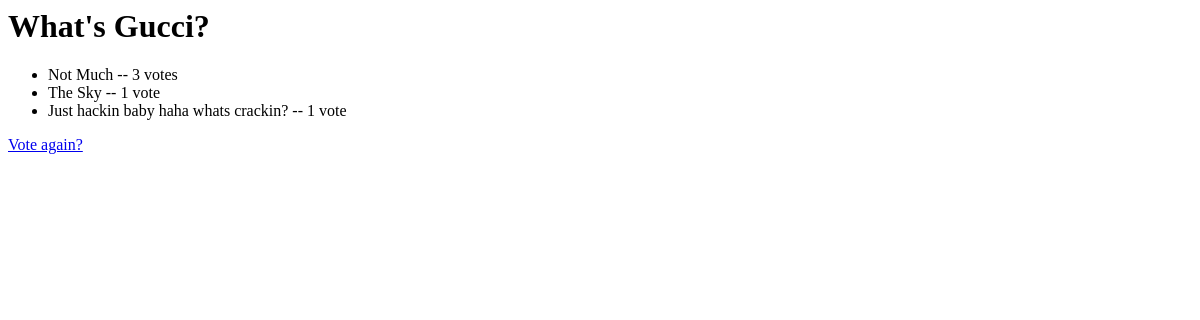
The app's page /polls/1/results/, older data.
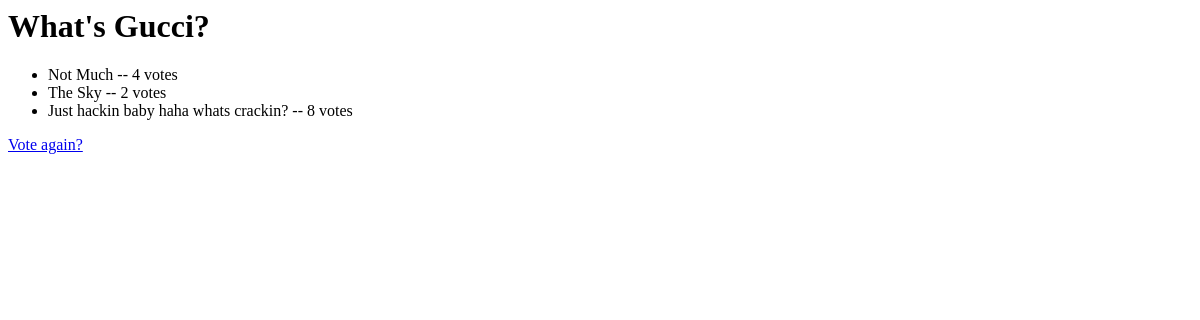
The same page, newer data.
### polls/models.py (models this page shows, shortened)
class Choice(models.Model):
    question = models.ForeignKey(Question, on_delete=models.CASCADE)
    choice_text = models.CharField(max_length=200)
    votes = models.IntegerField(default=0)

### polls/views.py (the view)
# urls.py: path('<int:question_id>/results/', views.results, name='results'),
def results(request, question_id):
    question = get_object_or_404(Question, pk=question_id)
    return render(request, 'polls/results.html', {'question': question})

### polls/templates/polls/results.html
<h1>{{ question.question_text }}</h1>
<ul>
{% for choice in question.choice_set.all %}
    <li>{{ choice.choice_text }} -- {{ choice.votes }} vote{{ choice.votes|pluralize }}</li>
{% endfor %}
</ul>
<a href="{% url 'polls:detail' question.id %}">Vote again?</a>

Row changes from the older to the newer data that the page shows:
changed Choice "Not Much": votes "3" → "4"
changed Choice "The Sky": votes "1" → "2"
changed Choice "Just hackin baby haha whats crackin?": votes "1" → "8"
